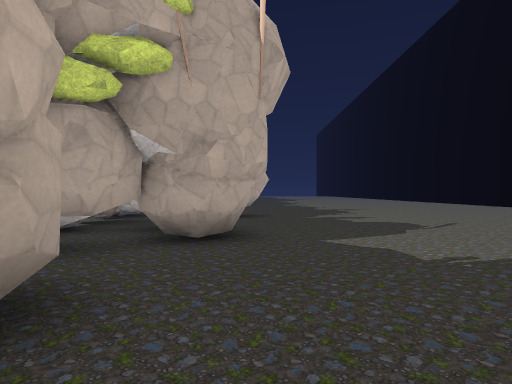
view 1 (above)

13 first-person views from a walk through a Godot game level. The camera is 1.5 m above the floor, looks level and sees 75° across. The floor is counted in squares, 2 m on a side. Each view is taken from the middle of a square. On the plan, view 1 faces up. The plan holds only what a view shows up to about 11 squares ahead; the rest is blank. The place goes on beyond the plan. Some surface patterns are stand-ins.

view 2
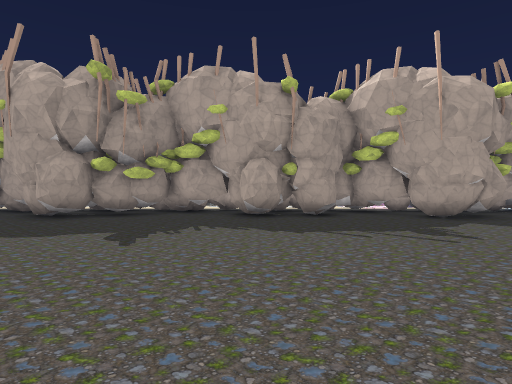

view 3
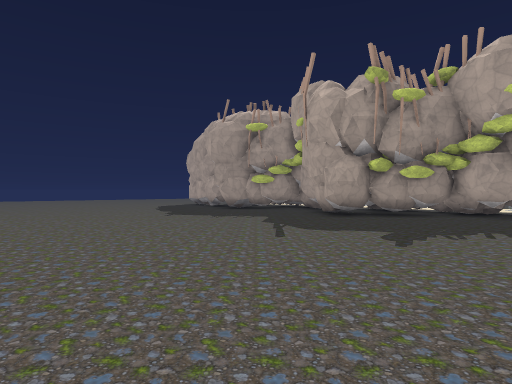

view 4
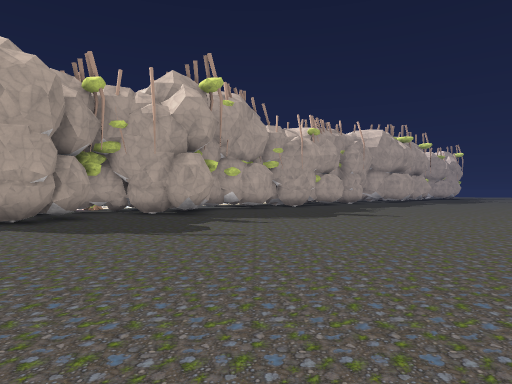

view 5
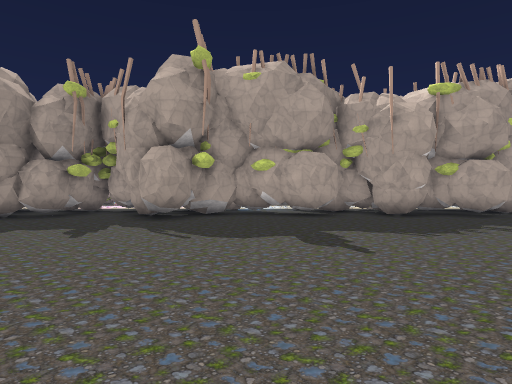

view 6
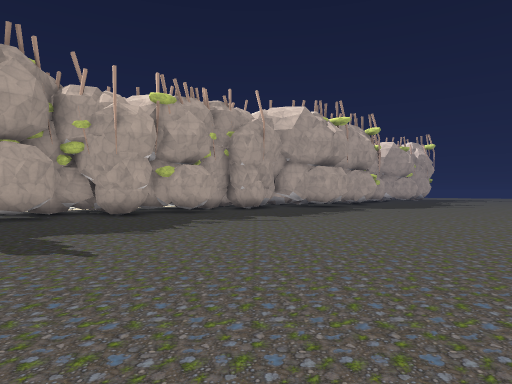

view 7
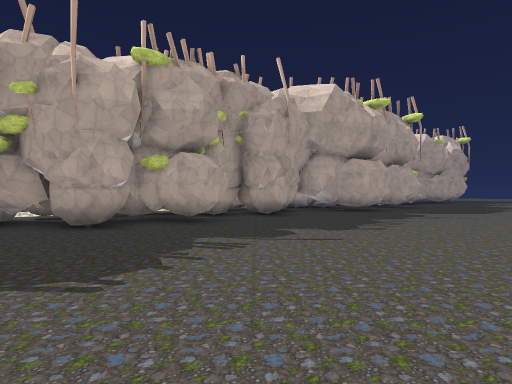

view 8
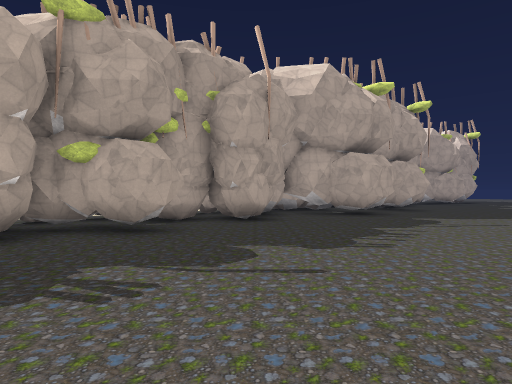

view 9
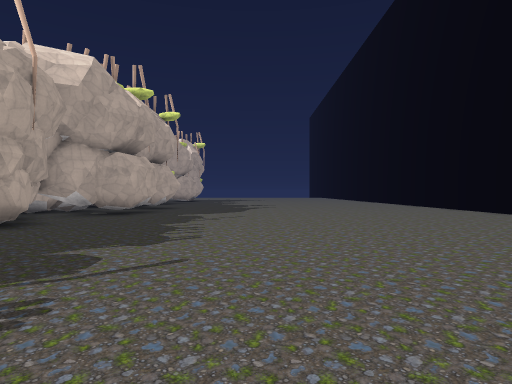

view 10
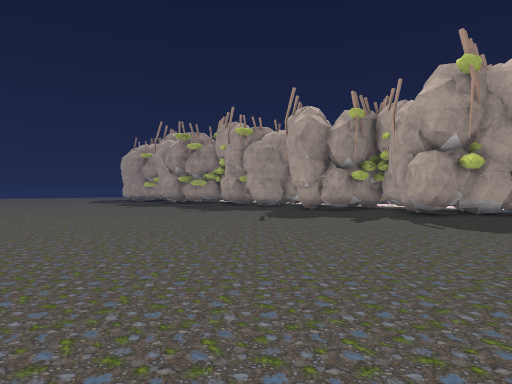

view 11
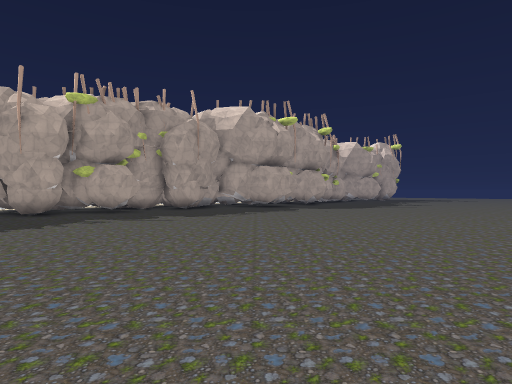

view 12
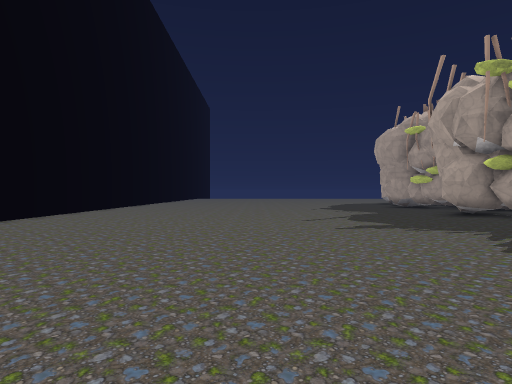

view 13
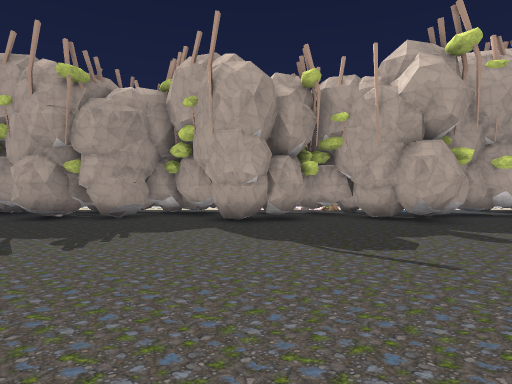

### Floor plan
Key: @ floor where view 1 was taken; # wall or solid block; . floor; R rock; O other object.
Columns run from 5 left of view 1 to 12 right of it. Each row starts with its distance up from view 1.
 28      #....
 27    ###............
 26   ##..............
 25   #..............
 24   ##............
 23   ###...........
 22   #.............
 21 O #.............
 20 O  ##...........
 19 RR #.............
 18 R  ##............
 17   ##.............
 16   #..............
 15   ##.............
 14    #.............
 13    #.............
 12    #.............
 11    ###...........
 10    ###...........
  9  O##............
  8  ##.............
  7   ###...........
  6   ###...........
  5   ###...........
  4   ##............
  3   #............
  2   ##...........
  1    #...........
  0    ##@..........
 -1  O ..............
 -2  O#..............
 -3  ##...............
 -4   ##..............
 -5    ##.............
 -6     #.............
 -7     #.........

Where each view was taken, in squares from view 1:
view 1: 0 up, 0 right, facing up
view 2: 0 up, 9 right, facing left
view 3: 0 up, 9 right, facing down-left
view 4: 4 up, 9 right, facing up-left
view 5: 13 up, 9 right, facing left
view 6: 13 up, 9 right, facing up-left
view 7: 15 up, 6 right, facing up-left
view 8: 17 up, 5 right, facing up-left
view 9: 16 up, 4 right, facing up
view 10: 14 up, 11 right, facing down-left
view 11: 15 up, 11 right, facing up-left
view 12: 5 up, 6 right, facing down
view 13: 6 up, 8 right, facing left
